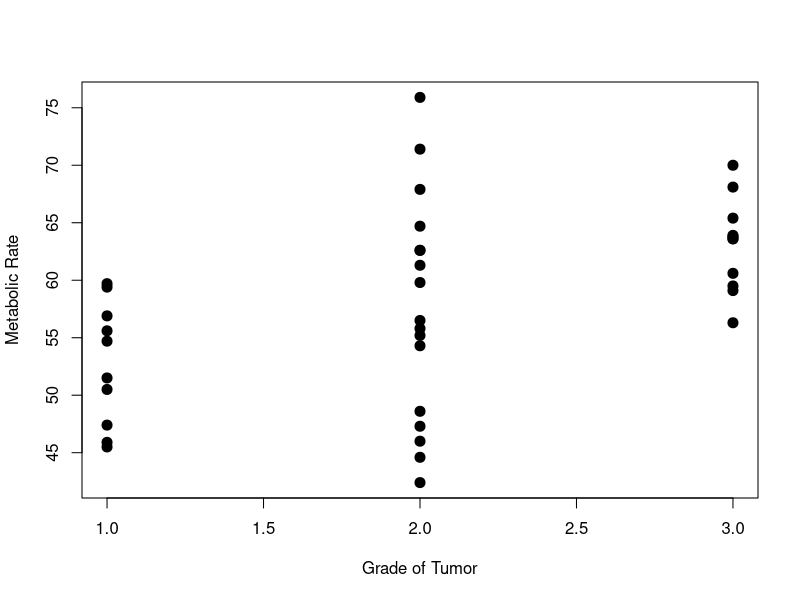
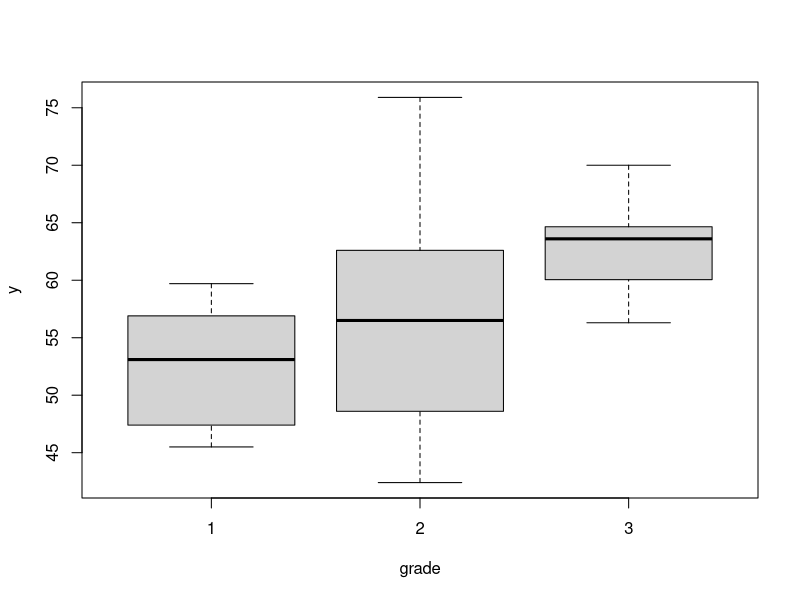
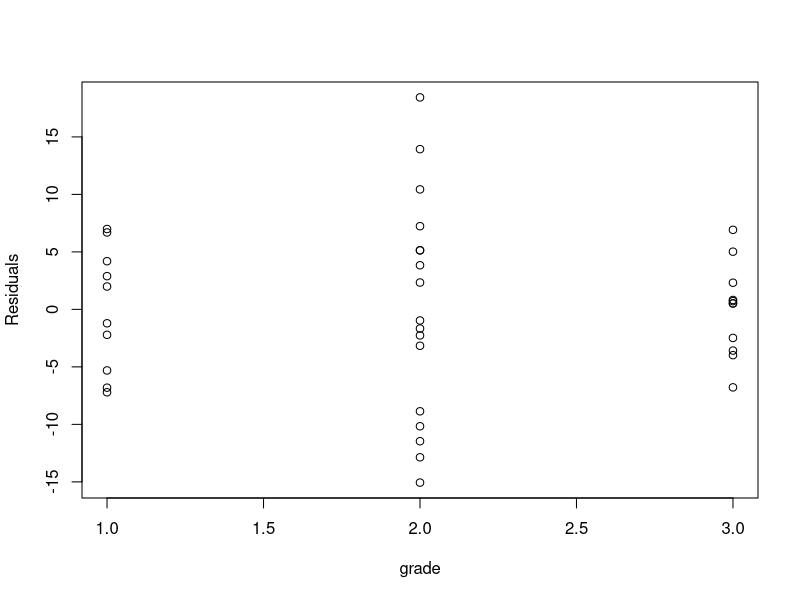
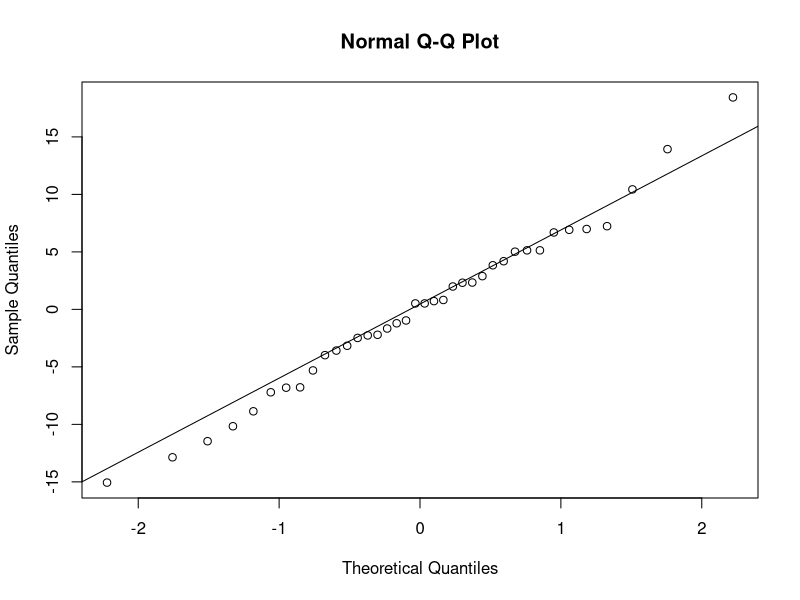
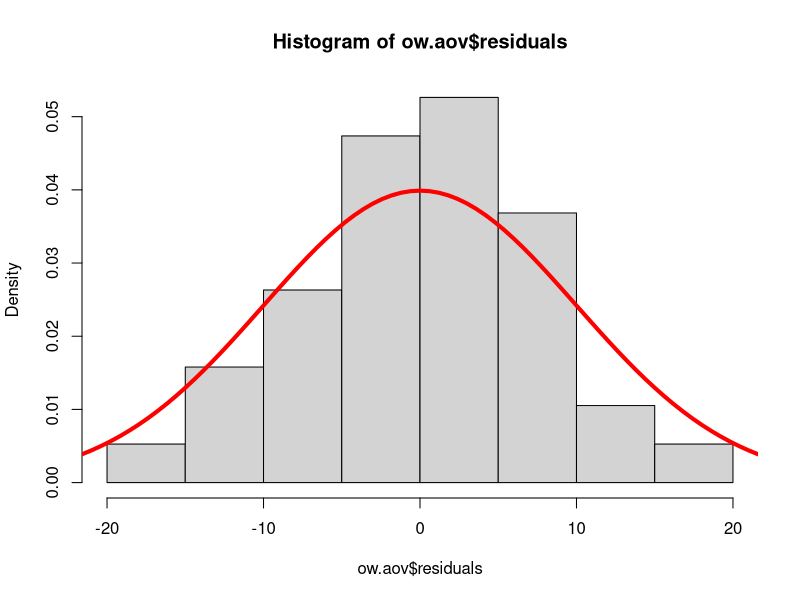

Generate these figures, in order, with R:
rm(list = ls())
### Performing one-way anova to compare means of various groups

### Input the data ###
low = c(54.7, 50.5, 45.9 ,59.7 ,51.5, 45.5, 47.4, 
        55.6, 59.4 ,56.9)
inter = c(48.6, 55.8, 62.6, 64.7 ,54.3, 61.3,
          44.6, 59.8 ,46.0, 56.5,42.4 ,71.4, 62.6, 67.9,
          55.2, 47.3, 75.9)
high=c(63.8 ,65.4, 68.1, 70.0, 63.9, 63.6, 63.6,
       59.5, 56.3 ,59.1, 60.6)

### combining the three vectors into one single vector ###
y = c(low, inter, high)

### Creating a response variable called Grade (Grade of Tumor) ###
grade = c(low*0+1, inter*0+2, high*0+3)

### Performing exploratory plot and interpreting the output
plot(grade, y, xlab = "Grade of Tumor", ylab = "Metabolic Rate",
     pch=20, cex=2)

### From the above plot we can infer the following:
### a) The MR is higher for grade 3 compared to the other 2 grades
### b) The MR is least for grade 1
### c) There is more variability in MR in grade 2 compared to the other 2 grades.

### Plotting boxplot
boxplot(y~grade)

### From the boxplot we can intrepret the following:
### a) From grade 1 and 2 the boxplot median is almost in the middle
### showing evidence of symmetric data, where data for grade 3 is more skewed.
### b) Also same inference has scatterplot where more variability is found in grade 2.
### c) Since there are no points outside the boxplot, no evidence for outliers.

### Performing one-way anova ###
ow.aov = aov(y ~ as.factor(grade))
summary(ow.aov)

### From the summary of one way anova we can see that the p-value
### is significant at the 5% level, less than 0.05. Therefore,
### we can reject the H0: Means are equal for all three grades.
### and we accept the Ha: There is statistically difference between 
### the three grades.

### We can use a multiple linear regression model, for this analysis
### The assumptions made are that the errors are normally distributed
### with mean = 0 and constant variance = sigma.squared, and they are 
### independent.

### Plotting the model residuals by grade
plot(grade, ow.aov$residuals, ylab = "Residuals")

### From the residual plot it is very clear that grade 2 residuals
### are not having constant variance, there is a lot of variability.

### plotting the QQ-Plot
qqnorm(ow.aov$residuals)
qqline(resid(ow.aov))

### From the qqplot though there are some significant deviations
### from the refernce line in the beginning and at the end, 
### still majority of the residuals seems to follow the normal
### distribution, this can further be verified by plotting a
### histogram of the residuals to show the symmetric bell curve.

hist(ow.aov$residuals, freq = FALSE)
curve(dnorm(x, mean = 0, sd = 10),
      from = -30,
      to = 30,
      add = TRUE,
      col = "red", lwd=4)

### Almost symmetric, we can conclude the residuals are 
### normally distributed.

### Performing one-way anova analysis using normal linear model
### creating indicator variables for grade 2 and grade 3.

x2 = ifelse(grade == 2, 1, 0)
x3 = ifelse(grade == 3, 1, 0)

cbind(y, grade, x2, x3)

### Fitting linear model with y as response variable 
### and x2 and x3 as predictor variables.

model = lm(y ~ x2 + x3)
summary(model)

### Interpreting the model coefficients and output
### Beta.0 shows the mean MR for low grade, when x2 and x3 are 0.
### Beta.1 is the mean difference in MR for inter and low grade
### Beta.2 is the mean difference in MR for high and low grade
### on checking the p-value for x2 and x3.
### The H0 for Beta.2 = 0 can be accepted, since it is not 
### significant at the 5% level.
### between low grade and inter grade is not statistically different.
### Whereas The H0 for Beta.3 = 0 can be reject, since the p-value
### is less that 0.05.
### Which mean there is statistical difference, and high grade is higher
### than low grade by 10.372.

model2 = lm(y ~ 1)
summary(model2)

### This intercept represents that there is no mean difference
### between all three grades. (It's the null model).